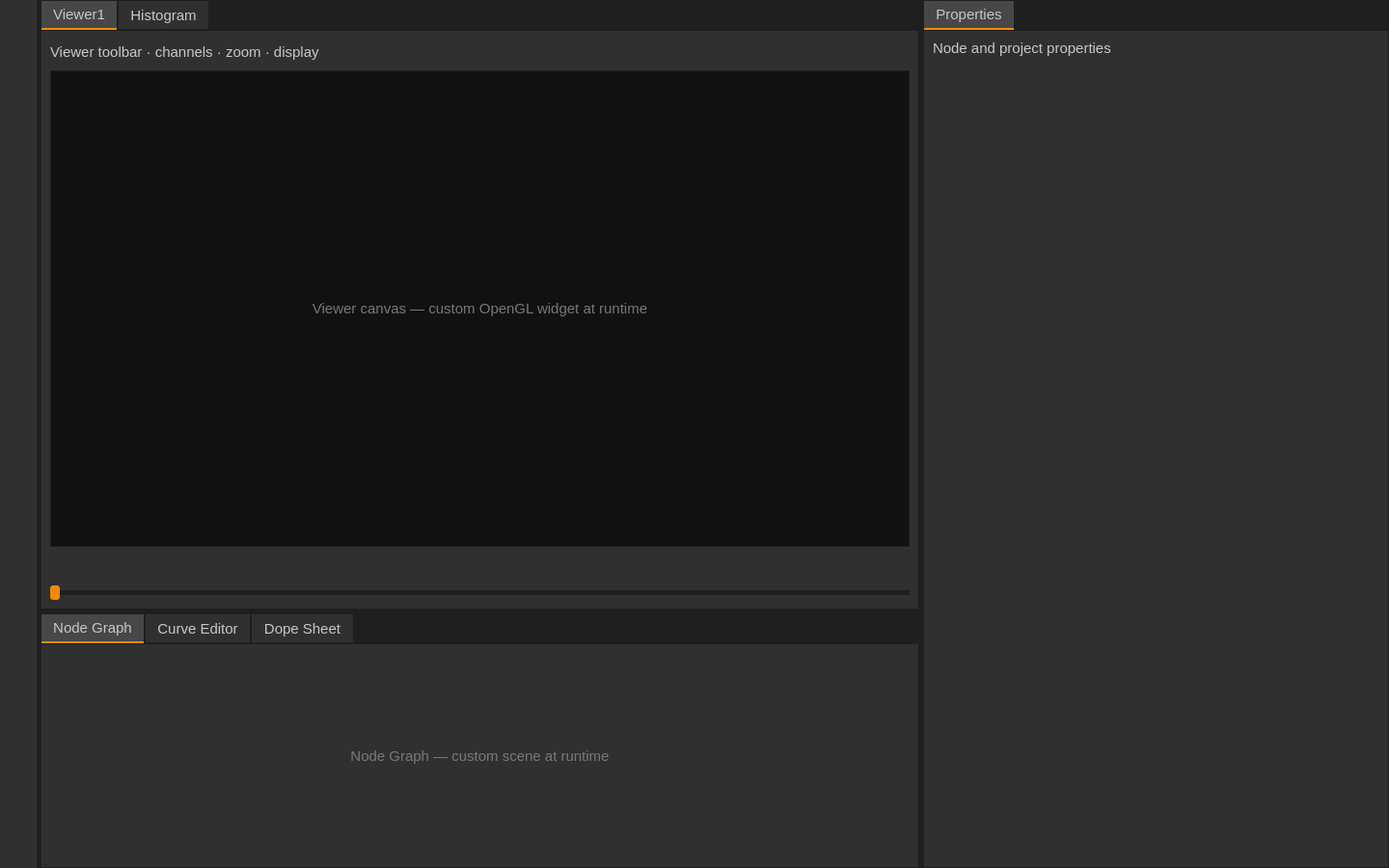
<?xml version="1.0" encoding="UTF-8"?>
<ui version="4.0">
 <class>NatronWorkspace</class>
 <widget class="QMainWindow" name="NatronWorkspace">
  <property name="geometry"><rect><x>0</x><y>0</y><width>1440</width><height>900</height></rect></property>
  <property name="windowTitle"><string>Natron workspace layout study</string></property>
  <property name="font"><font><family>Droid Sans</family><pointsize>11</pointsize></font></property>
  <property name="styleSheet"><string notr="true">QWidget { color: #c7c7c7; background-color: #303030; font-family: "Droid Sans"; font-size: 11pt; }
QSplitter { background-color: #1f1f1f; }
QSplitter::handle { background-color: #1f1f1f; }
QTabWidget::pane { border: 1px solid #1f1f1f; background-color: #303030; }
QTabBar::tab { background-color: #303030; color: #c7c7c7; border: 1px solid #1f1f1f; padding: 5px 12px; }
QTabBar::tab:selected { background-color: #474747; border-bottom: 2px solid #f28a00; }
QTabBar::tab:hover { background-color: #474747; }
QToolButton { background-color: #303030; border: 1px solid transparent; padding: 2px; }
QToolButton:hover { background-color: #474747; border: 1px solid #666666; }
QToolButton:pressed { background-color: #1f1f1f; }
QWidget#toolBox QToolButton { min-width: 30px; max-width: 30px; min-height: 30px; max-height: 30px; }
QWidget#viewerPage QToolButton { min-width: 22px; max-width: 22px; min-height: 22px; max-height: 22px; }
QFrame#viewerCanvas { background-color: #111111; border: 1px solid #1f1f1f; }
QLabel#viewerCanvasLabel { background-color: #111111; color: #777777; }
QLabel#nodeGraphLabel { color: #777777; }
QSlider::groove:horizontal { height: 5px; background-color: #1f1f1f; }
QSlider::handle:horizontal { width: 10px; margin: -5px 0; background-color: #f28a00; border-radius: 3px; }</string></property>
  <widget class="QWidget" name="centralWidget">
   <layout class="QHBoxLayout" name="mainLayout">
    <property name="spacing"><number>0</number></property>
    <property name="leftMargin"><number>0</number></property><property name="topMargin"><number>0</number></property>
    <property name="rightMargin"><number>0</number></property><property name="bottomMargin"><number>0</number></property>
    <item><widget class="QSplitter" name="leftRightSplitter">
     <property name="orientation"><enum>Qt::Horizontal</enum></property>
     <widget class="QWidget" name="toolBox">
      <property name="minimumSize"><size><width>38</width><height>0</height></size></property>
      <property name="maximumSize"><size><width>38</width><height>16777215</height></size></property>
      <layout class="QVBoxLayout" name="toolBoxLayout">
       <property name="spacing"><number>2</number></property>
       <property name="leftMargin"><number>4</number></property><property name="topMargin"><number>4</number></property>
       <property name="rightMargin"><number>4</number></property><property name="bottomMargin"><number>4</number></property>
       <item><widget class="QToolButton" name="imageToolButton"><property name="toolTip"><string>Image</string></property><property name="icon"><iconset resource="NatronDesign.qrc"><normaloff>:/natron/design/image_grouping_3.png</normaloff></iconset></property><property name="iconSize"><size><width>24</width><height>24</height></size></property></widget></item>
       <item><widget class="QToolButton" name="colorToolButton"><property name="toolTip"><string>Color</string></property><property name="icon"><iconset resource="NatronDesign.qrc"><normaloff>:/natron/design/color_grouping_3.png</normaloff></iconset></property><property name="iconSize"><size><width>24</width><height>24</height></size></property></widget></item>
       <item><widget class="QToolButton" name="filterToolButton"><property name="toolTip"><string>Filter</string></property><property name="icon"><iconset resource="NatronDesign.qrc"><normaloff>:/natron/design/filter_grouping_3.png</normaloff></iconset></property><property name="iconSize"><size><width>24</width><height>24</height></size></property></widget></item>
       <item><widget class="QToolButton" name="mergeToolButton"><property name="toolTip"><string>Merge</string></property><property name="icon"><iconset resource="NatronDesign.qrc"><normaloff>:/natron/design/merge_grouping_3.png</normaloff></iconset></property><property name="iconSize"><size><width>24</width><height>24</height></size></property></widget></item>
       <item><widget class="QToolButton" name="transformToolButton"><property name="toolTip"><string>Transform</string></property><property name="icon"><iconset resource="NatronDesign.qrc"><normaloff>:/natron/design/transform_grouping_3.png</normaloff></iconset></property><property name="iconSize"><size><width>24</width><height>24</height></size></property></widget></item>
       <item><spacer name="toolBoxSpacer"><property name="orientation"><enum>Qt::Vertical</enum></property><property name="sizeHint" stdset="0"><size><width>20</width><height>40</height></size></property></spacer></item>
      </layout>
     </widget>
     <widget class="QSplitter" name="propertiesSplitter">
      <property name="orientation"><enum>Qt::Horizontal</enum></property>
      <widget class="QSplitter" name="viewerGraphSplitter">
       <property name="orientation"><enum>Qt::Vertical</enum></property>
       <widget class="QTabWidget" name="pane1">
        <property name="currentIndex"><number>0</number></property>
        <widget class="QWidget" name="viewerPage"><attribute name="title"><string>Viewer1</string></attribute>
         <layout class="QVBoxLayout" name="viewerLayout">
          <item><widget class="QLabel" name="viewerToolbar"><property name="text"><string>Viewer toolbar · channels · zoom · display</string></property><property name="maximumSize"><size><width>16777215</width><height>26</height></size></property></widget></item>
          <item><widget class="QFrame" name="viewerCanvas"><property name="frameShape"><enum>QFrame::StyledPanel</enum></property><layout class="QVBoxLayout" name="viewerCanvasLayout"><item><widget class="QLabel" name="viewerCanvasLabel"><property name="text"><string>Viewer canvas — custom OpenGL widget at runtime</string></property><property name="alignment"><set>Qt::AlignCenter</set></property></widget></item></layout></widget></item>
          <item><layout class="QHBoxLayout" name="transportLayout">
           <item><spacer name="transportStartSpacer"><property name="orientation"><enum>Qt::Horizontal</enum></property><property name="sizeType"><enum>QSizePolicy::Expanding</enum></property><property name="sizeHint" stdset="0"><size><width>40</width><height>20</height></size></property></spacer></item>
           <item><widget class="QToolButton" name="firstFrameButton"><property name="toolTip"><string>First frame</string></property><property name="icon"><iconset resource="NatronDesign.qrc"><normaloff>:/natron/design/firstFrame.png</normaloff></iconset></property><property name="iconSize"><size><width>18</width><height>18</height></size></property></widget></item>
           <item><widget class="QToolButton" name="previousKeyFrameButton"><property name="toolTip"><string>Previous keyframe</string></property><property name="icon"><iconset resource="NatronDesign.qrc"><normaloff>:/natron/design/prevKF.png</normaloff></iconset></property><property name="iconSize"><size><width>18</width><height>18</height></size></property></widget></item>
           <item><widget class="QToolButton" name="previousFrameButton"><property name="toolTip"><string>Previous frame</string></property><property name="icon"><iconset resource="NatronDesign.qrc"><normaloff>:/natron/design/back1.png</normaloff></iconset></property><property name="iconSize"><size><width>18</width><height>18</height></size></property></widget></item>
           <item><widget class="QToolButton" name="playBackwardButton"><property name="toolTip"><string>Play backward</string></property><property name="icon"><iconset resource="NatronDesign.qrc"><normaloff>:/natron/design/rewind.png</normaloff></iconset></property><property name="iconSize"><size><width>18</width><height>18</height></size></property></widget></item>
           <item><widget class="QToolButton" name="playForwardButton"><property name="toolTip"><string>Play forward</string></property><property name="icon"><iconset resource="NatronDesign.qrc"><normaloff>:/natron/design/play.png</normaloff></iconset></property><property name="iconSize"><size><width>18</width><height>18</height></size></property></widget></item>
           <item><widget class="QToolButton" name="nextFrameButton"><property name="toolTip"><string>Next frame</string></property><property name="icon"><iconset resource="NatronDesign.qrc"><normaloff>:/natron/design/forward1.png</normaloff></iconset></property><property name="iconSize"><size><width>18</width><height>18</height></size></property></widget></item>
           <item><widget class="QToolButton" name="nextKeyFrameButton"><property name="toolTip"><string>Next keyframe</string></property><property name="icon"><iconset resource="NatronDesign.qrc"><normaloff>:/natron/design/nextKF.png</normaloff></iconset></property><property name="iconSize"><size><width>18</width><height>18</height></size></property></widget></item>
           <item><widget class="QToolButton" name="lastFrameButton"><property name="toolTip"><string>Last frame</string></property><property name="icon"><iconset resource="NatronDesign.qrc"><normaloff>:/natron/design/lastFrame.png</normaloff></iconset></property><property name="iconSize"><size><width>18</width><height>18</height></size></property></widget></item>
           <item><spacer name="transportEndSpacer"><property name="orientation"><enum>Qt::Horizontal</enum></property><property name="sizeType"><enum>QSizePolicy::Expanding</enum></property><property name="sizeHint" stdset="0"><size><width>40</width><height>20</height></size></property></spacer></item>
          </layout></item>
          <item><widget class="QSlider" name="timelineSlider"><property name="orientation"><enum>Qt::Horizontal</enum></property></widget></item>
         </layout>
        </widget>
        <widget class="QWidget" name="histogramPage"><attribute name="title"><string>Histogram</string></attribute><layout class="QVBoxLayout" name="histogramLayout"><item><widget class="QLabel" name="histogramLabel"><property name="text"><string>Histogram — custom widget at runtime</string></property><property name="alignment"><set>Qt::AlignCenter</set></property></widget></item></layout></widget>
       </widget>
       <widget class="QTabWidget" name="workshopPane"><property name="currentIndex"><number>0</number></property>
        <widget class="QWidget" name="nodeGraphPage"><attribute name="title"><string>Node Graph</string></attribute><layout class="QVBoxLayout" name="nodeGraphLayout"><item><widget class="QLabel" name="nodeGraphLabel"><property name="text"><string>Node Graph — custom scene at runtime</string></property><property name="alignment"><set>Qt::AlignCenter</set></property></widget></item></layout></widget>
        <widget class="QWidget" name="curveEditorPage"><attribute name="title"><string>Curve Editor</string></attribute><layout class="QVBoxLayout" name="curveEditorLayout"><item><widget class="QLabel" name="curveEditorLabel"><property name="text"><string>Curve Editor — custom widget at runtime</string></property><property name="alignment"><set>Qt::AlignCenter</set></property></widget></item></layout></widget>
        <widget class="QWidget" name="dopeSheetPage"><attribute name="title"><string>Dope Sheet</string></attribute><layout class="QVBoxLayout" name="dopeSheetLayout"><item><widget class="QLabel" name="dopeSheetLabel"><property name="text"><string>Dope Sheet — custom widget at runtime</string></property><property name="alignment"><set>Qt::AlignCenter</set></property></widget></item></layout></widget>
       </widget>
      </widget>
      <widget class="QTabWidget" name="propertiesPane"><property name="minimumSize"><size><width>280</width><height>0</height></size></property>
       <widget class="QWidget" name="propertiesPage"><attribute name="title"><string>Properties</string></attribute><layout class="QVBoxLayout" name="propertiesLayout"><item><widget class="QLabel" name="propertiesLabel"><property name="text"><string>Node and project properties</string></property></widget></item><item><spacer name="propertiesSpacer"><property name="orientation"><enum>Qt::Vertical</enum></property><property name="sizeHint" stdset="0"><size><width>20</width><height>40</height></size></property></spacer></item></layout></widget>
      </widget>
     </widget>
    </widget></item>
   </layout>
  </widget>
 </widget>
 <resources><include location="NatronDesign.qrc"/></resources>
 <connections/>
</ui>
